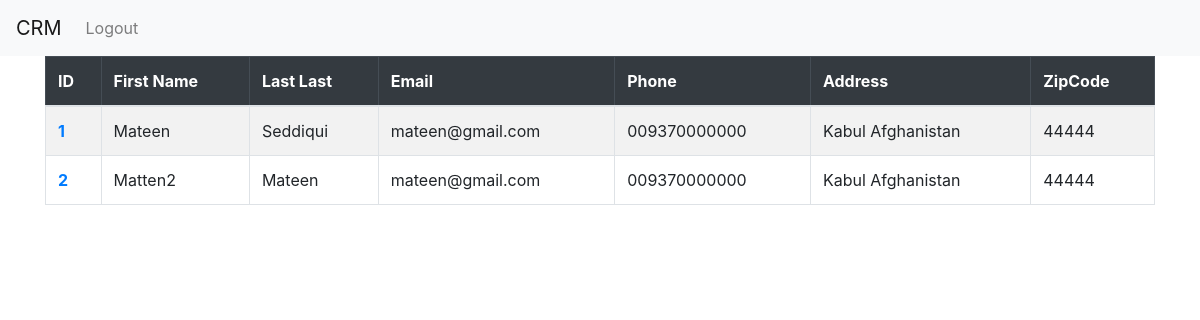
/home/ (signed in), run on an earlier commit of the app's database.
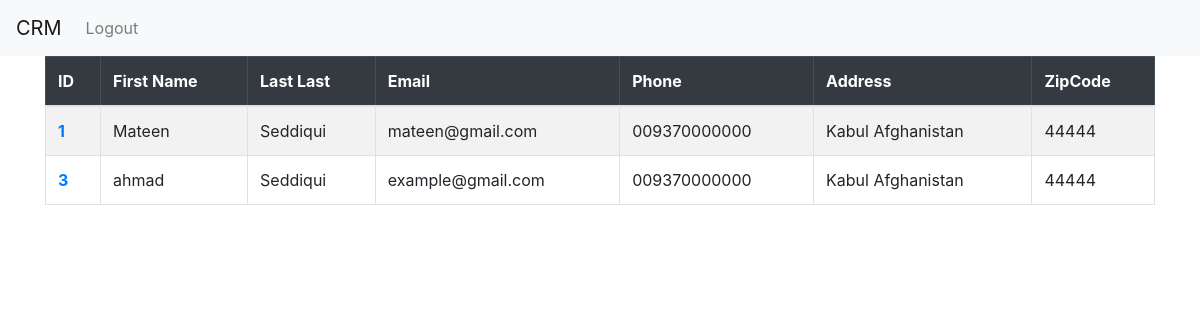
And on a later commit of the database.
### customer_management/models.py (models this page shows, shortened)
class Record(models.Model):
	created_at = models.DateTimeField(auto_now_add=True)
	first_name = models.CharField(max_length=50)
	last_name =  models.CharField(max_length=50)
	email =  models.CharField(max_length=100)
	phone = models.CharField(max_length=15)
	address =  models.CharField(max_length=100)
	zipcode =  models.CharField(max_length=20)

### customer_management/views.py (the view)
# urls.py: 2. Add a URL to urlpatterns:  path('', views.home, name='home')
def home(request):
    records= Record.objects.all()
    return render(request, 'home.html', {'records':records})

### customer_management/templates/home.html
{% extends 'base.html' %}
{% load static %}
{% block content %}
{% if user.is_authenticated %}
{% if records %}
    <table class="table table-striped table-hover table-bordered">
        <thead class="table-dark">
          <tr>
            <th scope="col">ID</th>
            <th scope="col">First Name</th>
            <th scope="col">Last Last</th>
            <th scope="col">Email</th>
            <th scope="col">Phone</th>
            <th scope="col">Address</th>
            <th scope="col">ZipCode</th>
          </tr>
        </thead>
        <tbody>
            {% for record in records %}
          <tr>
            <th > <a href="{% url 'show_record' record.id %}"> {{ record.id }} </a></th>
            <td>{{ record.first_name }}</td>
            <td>{{ record.last_name }}</td>
            <td>{{ record.email }}</td>
            <td>{{ record.phone }}</td>
            <td>{{ record.address }}</td>
            <td>{{ record.zipcode }}</td>
          </tr>
          {% endfor %}
        </tbody>
      </table>
{% endif %}
{% endif %}
{% endblock %}

### customer_management/templates/base.html (shortened to what this page needs)
<!doctype html>
<html lang="en">
  <head>
    <link rel="stylesheet" href="https://cdn.jsdelivr.net/npm/bootstrap@4.3.1/dist/css/bootstrap.min.css">
  </head>
  <body>
    {% include 'navbar.html' %}
    <div class="container">
    {% block content %}
    {% endblock %}
    </div>
  </body>
</html>

### customer_management/templates/navbar.html (shortened to what this page needs)
<nav class="navbar navbar-expand-lg navbar-light bg-light">
    <a class="navbar-brand" href="{% url 'home' %}">CRM</a>
    <div class="collapse navbar-collapse" id="navbarSupportedContent">
      <ul class="navbar-nav mr-auto">
        {% if user.is_authenticated %}
        <li class="nav-item">
          <a class="nav-link" href="{% url 'logout_user' %}">Logout</a>
        </li>
        {% endif %}
      </ul>
    </div>
</nav>

What changed in the data, as far as the page shows it:
removed Record: id "2", first_name "Matten2", last_name "Mateen", email "mateen@gmail.com", phone "009370000000", address "Kabul Afghanistan", zipcode "44444"
added Record: id "3", first_name "ahmad", last_name "Seddiqui", email "example@gmail.com", phone "009370000000", address "Kabul Afghanistan", zipcode "44444"
